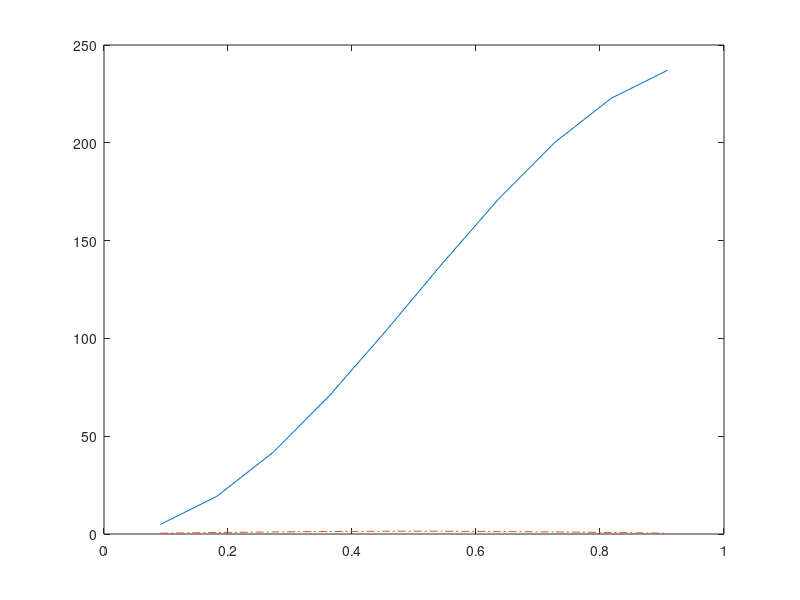

MATLAB code to generate this figure:
A = 1 + ones(1, 10);
m = diag(A);
for i = 1:9
    m(i, i+1) = -1;
end

for j = 1:9
    m(j+1, j) = -1;
end

H = ((10+1)^2 / 2) .* m;

n_points = 10;
y_values = eig(H);
x_values = linspace(1/(n_points+1), n_points/(n_points+1), n_points);
y2 = sqrt(2) * (sin(pi * x_values));

plot(x_values, y_values, "-", x_values, y2, "-." )
hold on
axis([0 1])
hold off

    
